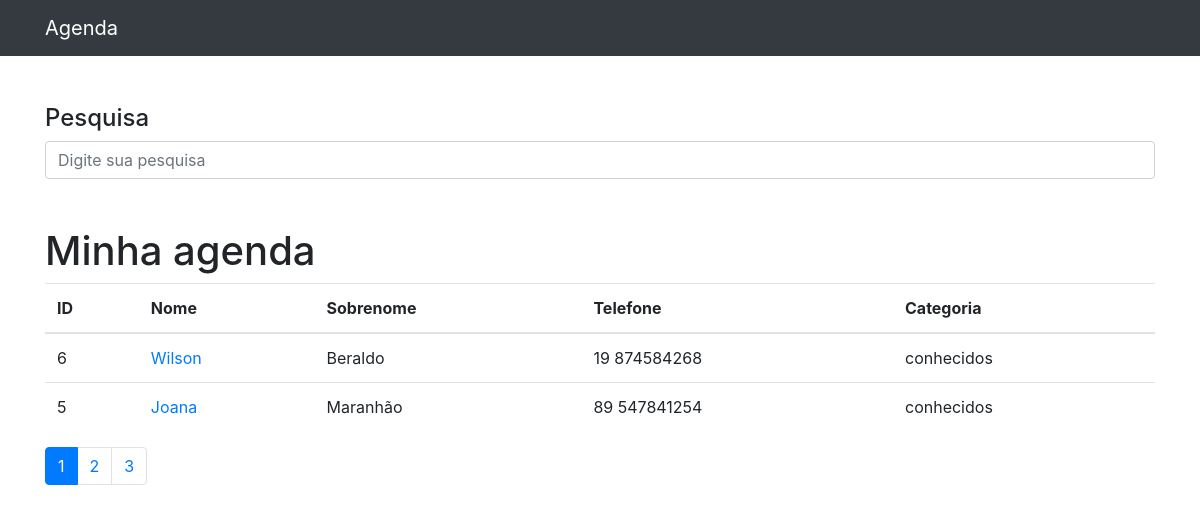
The page / on the database its author committed.
### contato/models.py (models this page shows, shortened)
class Contato(models.Model):
    nome = models.CharField(max_length= 50)
    sobrenome = models.CharField(max_length= 50, blank= True)
    telefone = models.CharField(max_length= 20)
    email = models.EmailField(max_length= 50, blank=True)
    data_criacao = models.DateTimeField(default= timezone.now)
    descricao = models.TextField(blank= True)
    categoria = models.ForeignKey(Categoria, on_delete= models.DO_NOTHING)
    mostrar = models.BooleanField(default= True)
    foto = models.ImageField(blank= True, upload_to='fotos/%Y/%m/%d')

class Categoria(models.Model):
    categoria = models.CharField(max_length= 50)
    def __str__(self) -> str:
        return self.categoria

### contato/views.py (the view)
# urls.py: path('', views.index, name='index'),
def index(request):
    lista_contatos = Contato.objects.order_by('-id').filter(mostrar= True)
    paginator = Paginator(lista_contatos, 2)
    paginas = request.GET.get('p')
    contatos = paginator.get_page(paginas)
    return render(request, 'index.html', {'contatos': contatos})

### contato/templates/index.html (shortened to what this page needs)
{% extends 'base.html' %}
{% block conteudo %}
    <div class="container">
        <div class="row">
            <div class="col-lg-12">
                <h4 class="mt-5">Pesquisa</h4>
                <form method="get" action="{% url 'busca' %}">
                    <div class="form-group row">
                        <div class="col-12">
                        <input class="form-control"
                                type="search" value="{{ request.GET.termo }}"
                                id="search-input"
                                placeholder="Digite sua pesquisa"
                                name="termo">
                        </div>
                    </div>
                </form>
                <h1 class="mt-5">Minha agenda</h1>
                <table class="table">
                    <thead>
                    <tr>
                        <th>ID</th>
                        <th>Nome</th>
                        <th>Sobrenome</th>
                        <th>Telefone</th>
                        <th>Categoria</th>
                    </tr>
                    </thead>
                    <tbody>
                    {% for contato in contatos %}
                        <tr>
                            <td>{{contato.id}}</td>
                            <td>
                                <a href="{% url 'detalhes' contato.id %}">{{contato.nome}}</a>
                            </td>
                            <td>{{contato.sobrenome}}</td>
                            <td>{{contato.telefone}}</td>
                            <td>{{contato.categoria}}</td>
                        </tr>
                    {% endfor %}
                    </tbody>
                </table>
                <nav aria-label="Page navigation example">
                    <ul class="pagination">
                        {% for pagina in contatos.paginator.page_range %}
                            {% if  contatos.number == pagina %}
                                <li class="page-item active">
                                    <a class="page-link" href="?p={{pagina}}&termo={{request.GET.termo}}">{{ pagina}}</a>
                                </li>
                            {% else %}
                                <li class="page-item">
                                    <a class="page-link" href="?p={{pagina}}&termo={{request.GET.termo}}">{{pagina}}</a>
                                </li>
                            {% endif %}
                        {% endfor %}
                    </ul>
                </nav>
            </div>
        </div>
    </div>
{% endblock conteudo %}

### rows shown on the page
Contato: id "6", nome "Wilson", sobrenome "Beraldo", telefone "19 874584268", categoria "conhecidos"
Contato: id "5", nome "Joana", sobrenome "Maranhão", telefone "89 547841254", categoria "conhecidos"

### other values the page prints
{{ pagina }} "1"
{{ pagina }} "2" "3"
